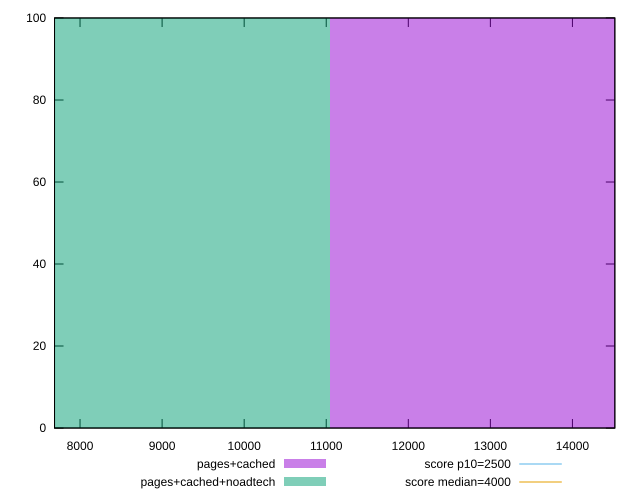

Here is the gnuplot script that generated this plot:
reset

$pagesCached <<EOF
14734.543119419339 100
EOF

$pagesCachedNoadtech <<EOF
7367.271559709669 100
EOF

set key outside below
set boxwidth 7367.271559709669
set xrange [7689.241499999999:14516.508999999998]
set yrange [0:100]
set trange [0:100]
set style fill transparent solid 0.5 noborder

set parametric
set terminal svg size 640, 500 enhanced background rgb 'white'
set output "report_00016_2021-02-10T13-31-48.338Z/largest-contentful-paint/comparison/histogram/1_vs_2.svg"

plot $pagesCached title "pages+cached" with boxes, \
     $pagesCachedNoadtech title "pages+cached+noadtech" with boxes, \
     2500,t title "score p10=2500", \
     4000,t title "score median=4000"

reset
